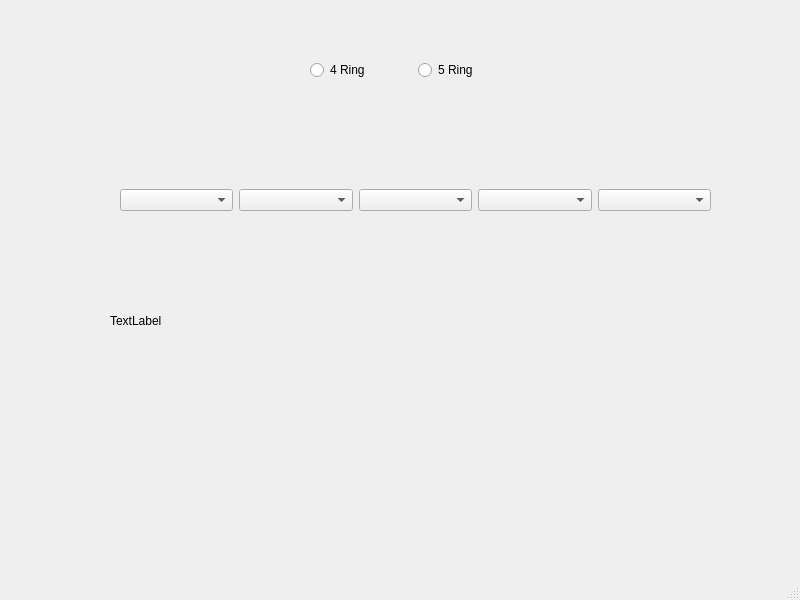
<?xml version="1.0" encoding="UTF-8"?>
<ui version="4.0">
 <class>testing</class>
 <widget class="QMainWindow" name="testing">
  <property name="geometry">
   <rect>
    <x>0</x>
    <y>0</y>
    <width>800</width>
    <height>600</height>
   </rect>
  </property>
  <property name="windowTitle">
   <string>testing</string>
  </property>
  <widget class="QWidget" name="centralwidget">
   <widget class="QWidget" name="horizontalLayoutWidget">
    <property name="geometry">
     <rect>
      <x>120</x>
      <y>160</y>
      <width>591</width>
      <height>80</height>
     </rect>
    </property>
    <layout class="QHBoxLayout" name="horizontalLayout">
     <item>
      <widget class="QComboBox" name="comboDig_1"/>
     </item>
     <item>
      <widget class="QComboBox" name="comboDig_2"/>
     </item>
     <item>
      <widget class="QComboBox" name="comboDig_3"/>
     </item>
     <item>
      <widget class="QComboBox" name="comboMutliplier"/>
     </item>
     <item>
      <widget class="QComboBox" name="comboTolerance"/>
     </item>
    </layout>
   </widget>
   <widget class="QLabel" name="label">
    <property name="geometry">
     <rect>
      <x>110</x>
      <y>270</y>
      <width>241</width>
      <height>101</height>
     </rect>
    </property>
    <property name="text">
     <string>TextLabel</string>
    </property>
   </widget>
   <widget class="QWidget" name="horizontalLayoutWidget_2">
    <property name="geometry">
     <rect>
      <x>310</x>
      <y>30</y>
      <width>209</width>
      <height>80</height>
     </rect>
    </property>
    <layout class="QHBoxLayout" name="horizontalLayout_2">
     <item>
      <widget class="QRadioButton" name="radioFour">
       <property name="text">
        <string>4 Ring</string>
       </property>
      </widget>
     </item>
     <item>
      <widget class="QRadioButton" name="radioFive">
       <property name="text">
        <string>5 Ring</string>
       </property>
      </widget>
     </item>
    </layout>
   </widget>
  </widget>
  <widget class="QMenuBar" name="menubar">
   <property name="geometry">
    <rect>
     <x>0</x>
     <y>0</y>
     <width>800</width>
     <height>33</height>
    </rect>
   </property>
  </widget>
  <widget class="QStatusBar" name="statusbar"/>
 </widget>
 <resources/>
 <connections/>
</ui>
